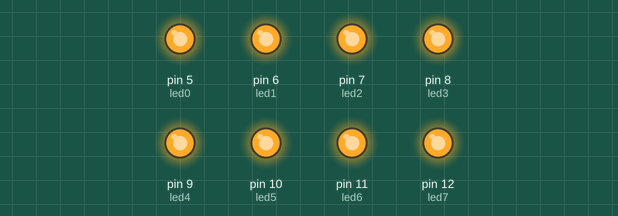
Recording of a sketch running on a simulated Arduino Uno, built with avr-gcc and run on an emulated ATmega328P. Shown: output pins drawn as LEDs (lit = HIGH).

Above: at 0.2 s.
At 1.7 s:
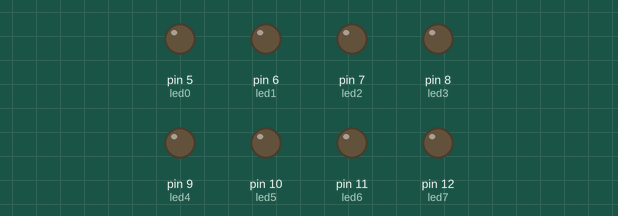
Timing chart, 0 to 3.0 s (numbered marks = the images above):
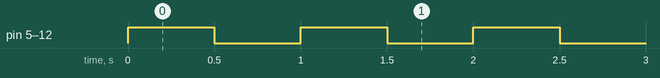

The sketch:

Array8Leds.ino
```cpp
/**********************************************************************************
**                                                                               **
**                                 Array8Leds                                    **
**                                                                               **
** Daniel Montañés Martínez                                           08/05/2017 **
**********************************************************************************/

//******************************** Includes ***************************************

//*******************************  Variables **************************************
const int led0 = 5;
const int led1 = 6;
const int led2 = 7;
const int led3 = 8;
const int led4 = 9;
const int led5 = 10;
const int led6 = 11;
const int led7 = 12;

//********** Setup ****************************************************************
void setup()
{
  pinMode(led0, OUTPUT);
  pinMode(led1, OUTPUT);
  pinMode(led2, OUTPUT);
  pinMode(led3, OUTPUT);
  pinMode(led4, OUTPUT);
  pinMode(led5, OUTPUT);
  pinMode(led6, OUTPUT);
  pinMode(led7, OUTPUT);
}

//********** Loop *****************************************************************
void loop()
{
  digitalWrite(led0, HIGH);
  digitalWrite(led1, HIGH);
  digitalWrite(led2, HIGH);
  digitalWrite(led3, HIGH);
  digitalWrite(led4, HIGH);
  digitalWrite(led5, HIGH);
  digitalWrite(led6, HIGH);
  digitalWrite(led7, HIGH);

  delay(500);

  digitalWrite(led0, LOW);
  digitalWrite(led1, LOW);
  digitalWrite(led2, LOW);
  digitalWrite(led3, LOW);
  digitalWrite(led4, LOW);
  digitalWrite(led5, LOW);
  digitalWrite(led6, LOW);
  digitalWrite(led7, LOW);

  delay(500);
}

//********** Funcions *************************************************************
```

Measured:
- by itself, pin 5 (led0), pin 6 (led1), pin 7 (led2), pin 8 (led3), pin 9 (led4), pin 10 (led5), pin 11 (led6), pin 12 (led7): alternates HIGH for 0.50 s and LOW for 0.50 s
